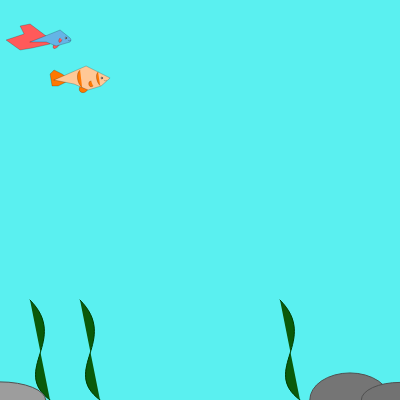
Frame 1 (no input)
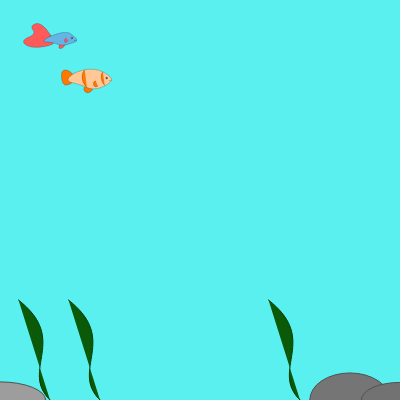
Frame 60 (no input)
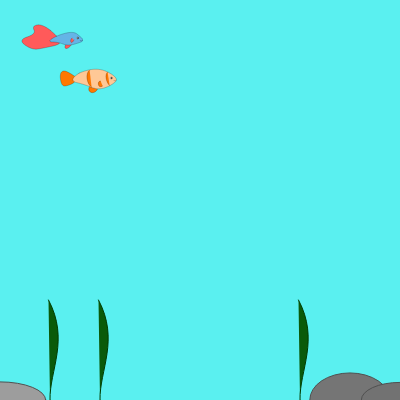
Frame 120 (the mouse pressed at the canvas centre since frame 60)

The p5.js sketch that drew these frames (run headless with seeded random() and noise() and a simulated clock; from frame 60 on, the mouse is pressed at the canvas centre):

// p5.js sketch
// ── sketch.js
/*
Project 8 - Tropical Fish Aquarium
Author: Chenyi Wang
Date: 10/26/22

*/


var aquarium;
var fish1, fish2;

function setup() {
  createCanvas(400, 400);
  aquarium = new aquariumObj();
  aquarium.initialize();
  fish1 = new fish1Obj(200, 200);
  fish2 = new fish2Obj(400, 400);
}

function draw() {
  background(90, 240, 240);  // light blueish cyan

  push();
  translate(aquarium.xCor, aquarium.yCor);
  aquarium.drawBackground();

  push();
  scale(0.2);
  fish1.draw();
  fish2.draw();
  pop();

  pop();
}

// ── aquariumSetting.js
/* This file contains the aquarium settings*/

class seaweedObj {
    constructor(x, y) {
      this.x = x;
      this.y = y;
      this.cx1 = this.x - 40;
      this.cy1 = this.y - 30;
      this.cx2 = this.x + 20;
      this.cy2 = this.y - 60;
      this.x1 = this.x - 20;
      this.y1 = this.y - 100;
      this.cx1Dir = 0.5;
      this.cx2Dir = -0.25;
      this.x1Dir = -0.5;
    }
  
    draw() {
      stroke(0, 60, 0);   // dark green
      fill(10, 90, 10);
      bezier(this.x, this.y, this.cx1, this.cy1, this.cx2, this.cy2, this.x1, this.y1);
      this.sway();
    }
  
    sway() {
      this.cx1 += this.cx1Dir;
      if (this.cx1 < this.x1 || this.cx1 > this.x) {
        this.cx1Dir = -this.cx1Dir;
      }
      this.cx2 += this.cx2Dir;
      if (this.cx2 > this.x || this.cx2 < this.x1) {
        this.cx2Dir = -this.cx2Dir;
      }
      this.x1 += this.x1Dir;
      if (abs(this.x - this.x1) > 40 || this.x1 > this.x) {
        this.x1Dir = -this.x1Dir;
      }
    }
}

class rockObj {
    constructor(x, y) {
        this.x = x;
        this.y = y;
        this.w = random(70, 100);   // random width
        this.h = random(30, 60);    // random height
        this.color = random(90, 180);   // random gray color
    }

    draw() {
        stroke(80);
        fill(this.color);
        ellipse(this.x, this.y, this.w, this.h);
    }
}

class aquariumObj {
    constructor() {
      this.tilemap = [
        "                              ",
        "                              ",
        "                              ",
        "                              ",
        "                              ",
        "                              ",
        "                              ",
        "                              ",
        "rss   srr   srrss  rsr   rrsss",
      ];
      this.seaweeds = [];
      this.rocks = [];
      this.xCor = 0;
      this.yCor = 0;
    }

    initialize() {
        for (var i = 0; i < this.tilemap.length; i++) {
            for (var j = 0; j < this.tilemap[i].length; j++) {
                switch (this.tilemap[i][j]) {
                case 's':
                    this.seaweeds.push(new seaweedObj(j*50, i*50));
                break;
                case 'r':
                    this.rocks.push(new rockObj(j*50, i*50));
                break;
                }
            }
        }
    }
  
    drawBackground() {
      for (var i = 0; i < this.seaweeds.length; i++) {
        this.seaweeds[i].draw();
      }

      for (var i =0; i < this.rocks.length; i++) {
        this.rocks[i].draw();
      }
  
      // The player uses the left and right arrow keys to scroll the screen
      // the aquarium is 1500 pixels wide and 400 pixels long
      if (keyIsDown(RIGHT_ARROW) && this.xCor > -1100) {
        this.xCor -= 5;
      }
      if (keyIsDown(LEFT_ARROW) && this.xCor < 0) {
          this.xCor += 5;
      }
    }
}

//bubbles
var particleObj = function (x, y) {
  this.position = new p5.Vector(x, y);
  this.velocity = new p5.Vector(random(-0.5, 0.5), random(-1.3, -1.5));
  this.size = random(4, 6);
  this.position.y--;
};

var bubbleObj = function (x, y) {
  this.x = x;
  this.y = y;
  this.particles = [];
};

particleObj.prototype.move = function () {
  this.velocity.add(upForce);
  this.position.add(this.velocity);
  this.size += 0.05;
};

particleObj.prototype.draw = function () {
  stroke(130, 200, 200);
  fill(210, 255, 255);
  circle(this.position.x, this.position.y, this.size);
};


bubbleObj.prototype.execute = function () {
  if (this.particles.length < 30) {
    this.particles.push(new particleObj(this.x, this.y));
  }
  for (var i = 0; i < this.particles.length; i++) {
    if (this.particles[i].position.y > 0) {
      this.particles[i].draw();
      this.particles[i].move();
    } 
    else {
      this.particles.splice(i, 1);
    }
  }
};


// ── fishObjs.js
/* This file contains the fish objects */

class fish1Obj {
    constructor(x, y) {
        this.x = x;
        this.y = y;
        this.body = [new p5.Vector(this.x-50, this.y+10), new p5.Vector(this.x+100, this.y-50), new p5.Vector(this.x+150, this.y-10), new p5.Vector(this.x+155, this.y), new p5.Vector(this.x+150, this.y+10), new p5.Vector(this.x+80, this.y+30), new p5.Vector(this.x+30, this.y+10),];
        this.tail1 = [new p5.Vector(this.x+30, this.y-20), new p5.Vector(this.x-50, this.y-80), new p5.Vector(this.x-100, this.y-70), new p5.Vector(this.x-80, this.y-30), new p5.Vector(this.x-170, this.y), new p5.Vector(this.x-100, this.y+50), new p5.Vector(this.x-40, this.y+40), new p5.Vector(this.x+50, this.y+20),];
        this.tail2 = [new p5.Vector(this.x+30, this.y-20), new p5.Vector(this.x-30, this.y-90), new p5.Vector(this.x-80, this.y-70), new p5.Vector(this.y-50, this.y-30), new p5.Vector(this.x-120, this.y), new p5.Vector(this.x-100, this.y+30), new p5.Vector(this.x-40, this.y+40), new p5.Vector(this.x+50, this.y+20), ];
        this.itBody = 0;
        this.itTail1 = 0;
        this.itTail2 = 0;
        this.currFrame = frameCount;
        this.i = 0;
    }

    move() {
        this.x += 0.5;
        for (var i = 0; i < this.body.length; i++) {
            this.body[i].x += 0.5;
        }
        for (var i = 0; i < this.tail1.length; i++) {
            this.tail1[i].x += 0.5;
        }
        for (var i = 0; i < this.tail2.length; i++) {
            this.tail2[i].x += 0.5;
        }
    }

    draw() {
        this.move();
        // tail
        stroke(0);
        fill(255, 90, 90);  // light red
        switch (this.i) {
            case 0:
                beginShape();
                for (var i = 0; i < this.tail1.length; i++) {
                    vertex(this.tail1[i].x, this.tail1[i].y);
                }
                vertex(this.tail1[0].x, this.tail1[0].y);
                endShape();
                if (this.itTail1 < 5) {
                    subdivide(this.tail1);
                    this.itTail1++;
                }
                break;
            case 1:
                beginShape();
                for (var i = 0; i < this.tail2.length; i++) {
                    vertex(this.tail2[i].x, this.tail2[i].y);
                }
                vertex(this.tail2[0].x, this.tail2[0].y);
                endShape();
                if (this.itTail2 < 5) {
                    subdivide(this.tail2);
                    this.itTail2++;
                }
                break;
        }
        
        if (this.currFrame < (frameCount - 50)) {
            this.currFrame = frameCount;
            this.i++;
            if (this.i > 1) {
            this.i = 0;
            }
        }
        curve(this.x+200, this.y-180, this.x+100, this.y+20, this.x+70, this.y+20, this.x+200, this.y-150);
        // body
        fill(100, 180, 230);  // light blue
        beginShape();
        for (var i = 0; i < this.body.length; i++) {
            vertex(this.body[i].x, this.body[i].y);
        }
        vertex(this.body[0].x, this.body[0].y);
        endShape();
        if (this.itBody < 5) {
            subdivide(this.body);
            this.itBody++;
        }
        fill(255, 90, 90);
        stroke(0);
        curve(this.x+200, this.y-190, this.x+110, this.y, this.x+100, this.y-10, this.x+190, this.y-50);
        // eye
        fill(255);
        circle(this.x+128, this.y-10, 10);
        fill(0);
        circle(this.x+129, this.y-10, 6);
        // mouth
        noFill();
        curve(this.x+155, this.y-15, this.x+153, this.y+2, this.x+140, this.y+2, this.x+145, this.y-20);
      
    }
}

class fish2Obj {
    constructor(x, y) {
        this.x = x;
        this.y = y;
        this.body = [new p5.Vector(this.x-130, this.y), new p5.Vector(this.x+30, this.y-70), new p5.Vector(this.x+150, this.y-10), new p5.Vector(this.x+105, this.y+30), new p5.Vector(this.x+40, this.y+50), new p5.Vector(this.x-30, this.y+20),];
        this.tail1 = [new p5.Vector(this.x-50, this.y), new p5.Vector(this.x-90, this.y-30), new p5.Vector(this.x-130, this.y-50), new p5.Vector(this.x-150, this.y-30), new p5.Vector(this.x-140, this.y+30), new p5.Vector(this.x-110, this.y+30),];
        this.tail2 = [new p5.Vector(this.x-50, this.y+5), new p5.Vector(this.x-60, this.y-35), new p5.Vector(this.x-100, this.y-55), new p5.Vector(this.y-120, this.y-35), new p5.Vector(this.x-110, this.y+25), new p5.Vector(this.x-80, this.y+25),];
        this.itBody = 0;
        this.itTail1 = 0;
        this.itTail2 = 0;
        this.currFrame = frameCount;
        this.i = 0;
    }

    move() {
        this.x += 0.4;
        for (var i = 0; i < this.body.length; i++) {
            this.body[i].x += 0.4;
        }
        for (var i = 0; i < this.tail1.length; i++) {
            this.tail1[i].x += 0.4;
        }
        for (var i = 0; i < this.tail2.length; i++) {
            this.tail2[i].x += 0.4;
        } 
    }

    draw() {
        this.move();
        // tail
        stroke(0);
        fill(255, 120, 0);  // orange
        switch (this.i) {
            case 0:
                beginShape();
                for (var i = 0; i < this.tail1.length; i++) {
                    vertex(this.tail1[i].x, this.tail1[i].y);
                }
                vertex(this.tail1[0].x, this.tail1[0].y);
                endShape();
                if (this.itTail1 < 5) {
                    subdivide(this.tail1);
                    this.itTail1++;
                }
                break;
            case 1:
                beginShape();
                for (var i = 0; i < this.tail2.length; i++) {
                    vertex(this.tail2[i].x, this.tail2[i].y);
                }
                vertex(this.tail2[0].x, this.tail2[0].y);
                endShape();
                if (this.itTail2 < 5) {
                    subdivide(this.tail2);
                    this.itTail2++;
                }
                break;
        } 
        
        if (this.currFrame < (frameCount - 50)) {
            this.currFrame = frameCount;
            this.i++;
            if (this.i > 1) {
            this.i = 0;
            }
        } 

        curve(this.x+100, this.y-180, this.x+40, this.y+45, this.x, this.y+32, this.x+150, this.y-120);
        
        // body
        fill(255, 200, 150);  // light orange
        beginShape();
        for (var i = 0; i < this.body.length; i++) {
            vertex(this.body[i].x, this.body[i].y);
        }
        vertex(this.body[0].x, this.body[0].y);
        endShape();
        if (this.itBody < 5) {
            subdivide(this.body);
            this.itBody++;
        }
        fill(255, 120, 0);
        stroke(0);
        curve(this.x+190, this.y-105, this.x+65, this.y+30, this.x+55, this.y+5, this.x+190, this.y+45);
        curve(this.x+200, this.y-40, this.x+90, this.y-40, this.x+100, this.y+28, this.x+190, this.y+40);
        curve(this.x+150, this.y-60, this.x, this.y-50, this.x+10, this.y+36, this.x+150, this.y+40);
        // eye
        fill(255);
        circle(this.x+108, this.y-10, 10);
        fill(0);
        circle(this.x+109, this.y-10, 6);
        // mouth
        noFill();
        curve(this.x+135, this.y-15, this.x+133, this.y+2, this.x+120, this.y+2, this.x+125, this.y-20);
      
    }
} 

var p2 = [];
var splitPoints = function (points) {
    p2.splice(0, p2.length);
    for (var i = 0; i < points.length - 1; i++) {
      p2.push(new p5.Vector(points[i].x, points[i].y));
      p2.push(new p5.Vector((points[i].x + points[i + 1].x) / 2,
                            (points[i].y + points[i + 1].y) / 2));
    }
    p2.push(new p5.Vector(points[i].x, points[i].y));
    p2.push(new p5.Vector((points[0].x + points[i].x) / 2,
                        (points[0].y + points[i].y) / 2));
};
  
var average = function (points) {
    for (var i = 0; i < p2.length - 1; i++) {
      var x = (p2[i].x + p2[i + 1].x) / 2;
      var y = (p2[i].y + p2[i + 1].y) / 2;
      p2[i].set(x, y);
    }
    points.splice(0, points.length);
    for (i = 0; i < p2.length; i++) {
      points.push(new p5.Vector(p2[i].x, p2[i].y));
    }
};
  
var subdivide = function (points) {
    splitPoints(points);
    average(points);
};


// ── fishSchools.js
/* This file contains the settings for schools of fish*/

class swarm1Obj {
    constructor() {
        this.fishs = [];
        for (var i = 0; i < 4; i++) {
            for (var j = 0; j < 3; j++) {
                this.fishs.push(new fish3Obj(i*200, 500+j*100));
            }
        }
        this.out = 0;
    }

    display() {
        for (var i = 0; i < this.fishs.length; i++) {
            this.fishs[i].draw();
            this.fishs[i].swarm();
        }
        if (this.fishs[1].out === 1) {
            this.out = 1;
        }
    }

    swarm() {
        align(this.fishs);
        cohesion(this.fishs);
    }
}

class swarm2Obj {
    constructor() {
        this.fishs = [];
        for (var i = 0; i < 3; i++) {
            for (var j = 0; j < 3; j++) {
                this.fishs.push(new fish3Obj(1200+i*200, 1200+j*200));
            }
        }
        this.out = 0;
    }

    display() {
        for (var i = 0; i < this.fishs.length; i++) {
            this.fishs[i].draw();
            this.fishs[i].swarm();
        }
        if (this.fishs[1].out === 1) {
            this.out = 1;
        }
    }

    swarm() {
        align(this.fishs);
        cohesion(this.fishs);
    }
}

class swarm3Obj {
    constructor() {
        this.fishs = [];
        for (var i = 0; i < 4; i++) {
            for (var j = 0; j < 2; j++) {
                this.fishs.push(new fish1Obj(i*200, 1800+j*100));
            }
        }
        this.out = 0;
    }

    display() {
        for (var i = 0; i < this.fishs.length; i++) {
            this.fishs[i].draw();
            this.fishs[i].swarm();
        }
        if (this.fishs[1].out === 1) {
            this.out = 1;
        }
    }

    swarm() {
        align(this.fishs);
        cohesion(this.fishs);
    }
}

var align = function (list) {
    var s = 0;
        for (var i = 0; i < list.length; i++) {
            s += list[i].angle;
        }
        s = s / list.length;
        for (var i = 0; i < list.length; i++) {
            list[i].angle = s;
        }
};

var cohesion = function (list) {
    var x = 0, y = 0;
        var v = new p5.Vector(0, 0);
        for (var i = 0; i < list.length; i++) {
            x += list[i].x;
            y += list[i].y;
        }
        x = x / list.length;
        y = y / list.length;
        for (var i = 0; i < list.length; i++) {
            if (dist(x, y, list[i].x, list[i].y) > cohesionDist) {
                v.set(x - list[i].x, y - list[i].y);
                list[i].angle = v.heading();
            }
        }
}
